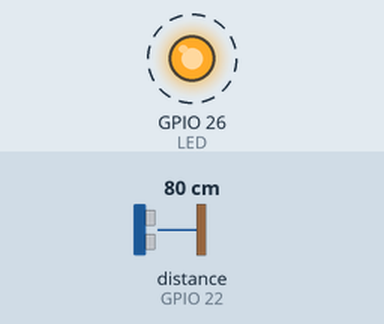
This sketch was run on a simulated ESP32. On the bench: output pins drawn as LEDs (lit = HIGH). Wiring (inferred from the names in the program): ultrasonic range finder: trigger GPIO 23; echo GPIO 22. Dashed ring = blinking. The test bench sets the inputs (shaded band); at power-on: distance to the obstacle (sensor on GPIO 22) 80 cm. The echo pulse lasts 58.3 µs per cm; pins used as bus, display or sensor lines are not drawn; what the sketch prints to the serial monitor is not drawn.

Above: at 2.5 s.
Timing chart, 0 to 6.6 s (numbered marks = the images above):
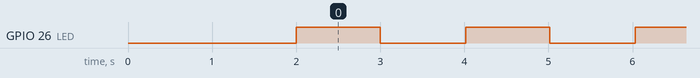

Measured:
- by itself, GPIO 26 (LED): alternates HIGH for 1.0 s and LOW for 1.0 s

The sketch:

non_rtos_power_analysis.ino
```cpp
#include "esp_sleep.h"

#define TRIG_PIN 23
#define ECHO_PIN 22
#define LED 26

void setup() {
  Serial.begin(115200);
  pinMode(LED, OUTPUT);
  pinMode(TRIG_PIN, OUTPUT);
  pinMode(ECHO_PIN, INPUT);
  digitalWrite(TRIG_PIN, LOW);
  delay(2000); // stabilize sensor on boot
  Serial.println("System Started...");
}

void handleLED() {
  unsigned long ledStart = millis();

  digitalWrite(LED, HIGH);
  Serial.println("LED ON");
  delay(1000);
  digitalWrite(LED, LOW);
  Serial.println("LED OFF");

  unsigned long ledEnd = millis();
  Serial.print("LED Operation Time: ");
  Serial.print(ledEnd - ledStart);
  Serial.println(" ms");
}

void handleSensor() {
  unsigned long sensorStart = millis();

  digitalWrite(TRIG_PIN, LOW);
  delayMicroseconds(5);
  digitalWrite(TRIG_PIN, HIGH);
  delayMicroseconds(10);
  digitalWrite(TRIG_PIN, LOW);

  long duration = pulseIn(ECHO_PIN, HIGH, 38000);

  if (duration == 0) {
    Serial.println("No object detected");
  } else {
    float distance = (duration * 0.0343) / 2;
    Serial.print("Distance: ");
    Serial.print(distance);
    Serial.println(" cm");
  }

  unsigned long sensorEnd = millis();
  Serial.print("Sensor Operation Time: ");
  Serial.print(sensorEnd - sensorStart);
  Serial.println(" ms");
}

void loop() {
  unsigned long cycleStart = millis();

  Serial.println("=============================");
  Serial.println("--- SYSTEM AWAKE ---");

  // Run LED task
  handleLED();

  // Run Sensor task
  handleSensor();

  unsigned long cycleEnd = millis();
  Serial.print("Total Active Operation Time: ");
  Serial.print(cycleEnd - cycleStart);
  Serial.println(" ms");

  // Enter Light Sleep for 5 seconds
  Serial.println("Entering Light Sleep for 5 seconds...");
  Serial.println("=============================");
  Serial.flush(); // flush serial before sleeping

  esp_sleep_enable_timer_wakeup(5000000); // 5 seconds in microseconds
  esp_light_sleep_start();

  // Execution resumes here after wake
  Serial.println("Woke up from Light Sleep!");
}
```
